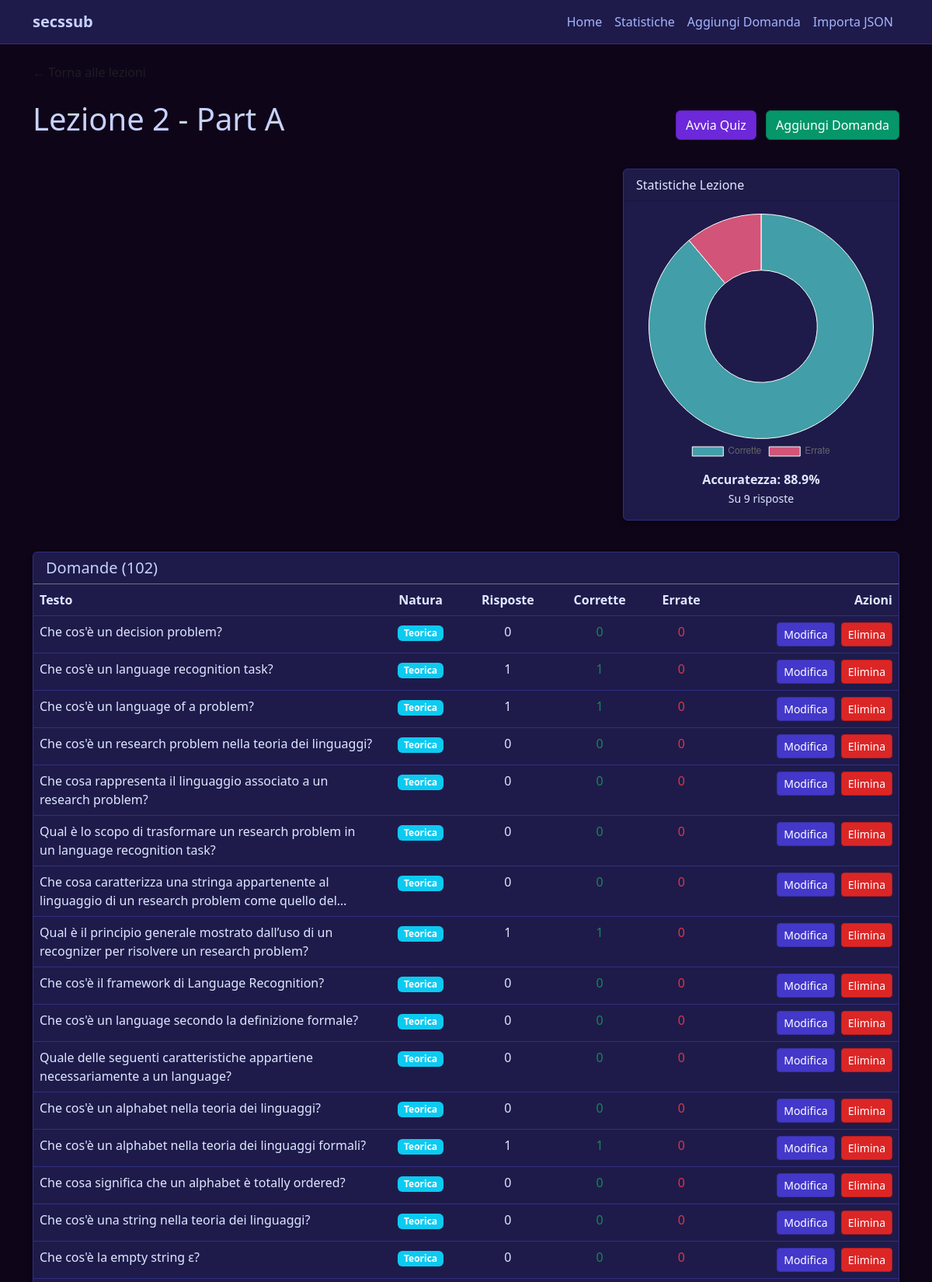
The app's page /lectures/6/ (upper part) with its own data.
### quiz/models.py (models this page shows, shortened)
class Lecture(models.Model):
    subject = models.ForeignKey(Subject, on_delete=models.CASCADE, related_name="lectures", null=True, blank=True)
    title = models.CharField(max_length=200)
    description = models.TextField(blank=True)

class Question(models.Model):
    lecture = models.ForeignKey(Lecture, on_delete=models.CASCADE, related_name="questions")
    text = models.TextField()
    page_number = models.IntegerField(null=True, blank=True, help_text="Slide/Page number reference")
    nature = models.CharField(max_length=20, choices=[('Teorica', 'Teorica'), ('Pratica', 'Pratica')], default='Teorica')
    times_answered = models.IntegerField(default=0)
    times_correct = models.IntegerField(default=0)
    times_wrong = models.IntegerField(default=0)

### quiz/views.py (the view)
# urls.py: path('lectures/<int:lecture_id>/', views.lecture_detail, name='lecture_detail'),
def lecture_detail(request, lecture_id):
    lecture = get_object_or_404(Lecture, pk=lecture_id)
    questions = lecture.questions.all()
    stats = questions.aggregate(
        answered=Sum('times_answered'),
        correct=Sum('times_correct'),
        wrong=Sum('times_wrong')
    )
    answered = stats['answered'] or 0
    correct = stats['correct'] or 0
    wrong = stats['wrong'] or 0
    accuracy = 0
    if answered > 0:
        accuracy = (correct / answered) * 100
    lecture_stats = {
        'answered': answered,
        'correct': correct,
        'wrong': wrong,
        'accuracy': round(accuracy, 1)
    }
    return render(request, 'quiz/lecture_detail.html', {
        'lecture': lecture,
        'questions': questions,
        'stats': lecture_stats
    })

### quiz/templates/quiz/lecture_detail.html (shortened to what this page needs)
{% extends 'quiz/base.html' %}
{% block content %}
<div class="mb-4">
    <a href="{% url 'lecture_list' %}" class="text-muted">&larr; Torna alle lezioni</a>
</div>
<div class="d-flex justify-content-between align-items-center mb-4">
    <div>
        <h1 class="mb-0">{{ lecture.title }}</h1>
    </div>
    <div>
        <a href="{% url 'quiz_start_lecture' lecture.id %}" class="btn btn-primary me-2">Avvia Quiz</a>
        <a href="{% url 'question_create' lecture.id %}" class="btn btn-success">Aggiungi Domanda</a>
    </div>
</div>
<div class="row mb-4">
    <div class="col-md-8">
    </div>
    <div class="col-md-4">
        <div class="card mb-3">
            <div class="card-header">Statistiche Lezione</div>
            <div class="card-body">
                <canvas id="lectureDetailChart"></canvas>
                <div class="mt-2 text-center">
                    <strong>Accuratezza: {{ stats.accuracy }}%</strong><br>
                    <small>Su {{ stats.answered }} risposte</small>
                </div>
            </div>
        </div>
    </div>
</div>
<div class="card">
    <div class="card-header bg-transparent border-secondary">
        <h5 class="mb-0">Domande ({{ questions.count }})</h5>
    </div>
    <div class="card-body p-0">
        <div class="table-responsive">
            <table class="table table-hover mb-0">
                <thead>
                    <tr>
                        <th style="width: 40%">Testo</th>
                        <th class="text-center">Natura</th>
                        <th class="text-center">Risposte</th>
                        <th class="text-center">Corrette</th>
                        <th class="text-center">Errate</th>
                        <th class="text-end">Azioni</th>
                    </tr>
                </thead>
                <tbody>
                    {% for question in questions %}
                    <tr>
                        <td>{{ question.text|truncatechars:100 }}</td>
                        <td class="text-center"><span
                                class="badge {% if question.nature == 'Teorica' %}bg-info{% else %}bg-warning{% endif %}">{{ question.nature }}</span></td>
                        <td class="text-center">{{ question.times_answered }}</td>
                        <td class="text-center text-success">{{ question.times_correct }}</td>
                        <td class="text-center text-danger">{{ question.times_wrong }}</td>
                        <td class="text-end">
                            <a href="{% url 'question_update' question.id %}"
                                class="btn btn-sm btn-secondary">Modifica</a>
                            <a href="{% url 'question_delete' question.id %}"
                                class="btn btn-sm btn-danger ms-1">Elimina</a>
                        </td>
                    </tr>
                    {% empty %}
                    <tr>
                        <td colspan="6" class="text-center py-4">Nessuna domanda in questa lezione.</td>
                    </tr>
                    {% endfor %}
                </tbody>
            </table>
        </div>
    </div>
</div>
{% endblock %}
{% block scripts %}
<script>
    const ctxDetail = document.getElementById('lectureDetailChart').getContext('2d');
    new Chart(ctxDetail, {
        type: 'doughnut',
        data: {
            labels: ['Corrette', 'Errate'],
            datasets: [{
                data: [{{ stats.correct }}, {{ stats.wrong }}],
                backgroundColor: [
                    'rgba(75, 192, 192, 0.8)',
                    'rgba(255, 99, 132, 0.8)'
                ],
                borderWidth: 1
            }]
        },
        options: {
            responsive: true,
            plugins: {
                legend: {
                    position: 'bottom'
                }
            }
        }
    });
</script>
{% endblock %}

### quiz/static/quiz/styles.css (style rules this page uses)
body { background-color: #0f0518; color: #e0e7ff; font-family: 'Segoe UI', Tahoma, Geneva, Verdana, sans-serif; }
h1, h2, h3, h4, h5, h6 { color: #c7d2fe; }
a { color: #a78bfa; text-decoration: none; }
.card { background-color: #1e1b4b; border: 1px solid #312e81; color: #e0e7ff; box-shadow: 0 4px 6px -1px rgba(0, 0, 0, 0.5); }
.btn-primary { background-color: #6d28d9; border-color: #5b21b6; }
.btn-secondary { background-color: #4338ca; border-color: #3730a3; }
.btn-success { background-color: #059669; border-color: #047857; }
.btn-danger { background-color: #dc2626; border-color: #b91c1c; }
.table { color: #e0e7ff; border-color: #312e81; }
.table > :not(caption) > * > * { background-color: transparent; border-bottom-color: #312e81; color: #e0e7ff; }

### records on screen
Lecture: title "Lezione 2 - Part A"
Question: text "Che cos'è un decision problem?", nature "Teorica", times_answered "0", times_correct "0", times_wrong "0"
Question: text "Che cos'è un language recognition task?", nature "Teorica", times_answered "1", times_correct "1", times_wrong "0"
Question: text "Che cos'è un language of a problem?", nature "Teorica", times_answered "1", times_correct "1", times_wrong "0"
Question: text "Che cos'è un research problem nella teoria dei linguaggi?", nature "Teorica", times_answered "0", times_correct "0", times_wrong "0"
Question: text "Che cosa rappresenta il linguaggio associato a un research problem?", nature "Teorica", times_answered "0", times_correct "0", times_wrong "0"
Question: text "Qual è lo scopo di trasformare un research problem in un language recognition task?", nature "Teorica", times_answered "0", times_correct "0", times_wrong "0"
Question: text "Che cosa caratterizza una stringa appartenente al linguaggio di un research problem come quello del…", nature "Teorica", times_answered "0", times_correct "0", times_wrong "0"
Question: text "Qual è il principio generale mostrato dall’uso di un recognizer per risolvere un research problem?", nature "Teorica", times_answered "1", times_correct "1", times_wrong "0"
Question: text "Che cos'è il framework di Language Recognition?", nature "Teorica", times_answered "0", times_correct "0", times_wrong "0"
Question: text "Che cos'è un language secondo la definizione formale?", nature "Teorica", times_answered "0", times_correct "0", times_wrong "0"
Question: text "Quale delle seguenti caratteristiche appartiene necessariamente a un language?", nature "Teorica", times_answered "0", times_correct "0", times_wrong "0"
Question: text "Che cos'è un alphabet nella teoria dei linguaggi?", nature "Teorica", times_answered "0", times_correct "0", times_wrong "0"
Question: text "Che cos'è un alphabet nella teoria dei linguaggi formali?", nature "Teorica", times_answered "1", times_correct "1", times_wrong "0"
Question: text "Che cosa significa che un alphabet è totally ordered?", nature "Teorica", times_answered "0", times_correct "0", times_wrong "0"
Question: text "Che cos'è una string nella teoria dei linguaggi?", nature "Teorica", times_answered "0", times_correct "0", times_wrong "0"
Question: text "Che cos'è la empty string ε?", nature "Teorica", times_answered "0", times_correct "0", times_wrong "0"

### other values on screen
{{ stats.accuracy }} "88.9"
{{ stats.answered }} "9"
{{ questions.count }} "102"
chart data {{ stats.correct }} 8
chart data {{ stats.wrong }} 1
